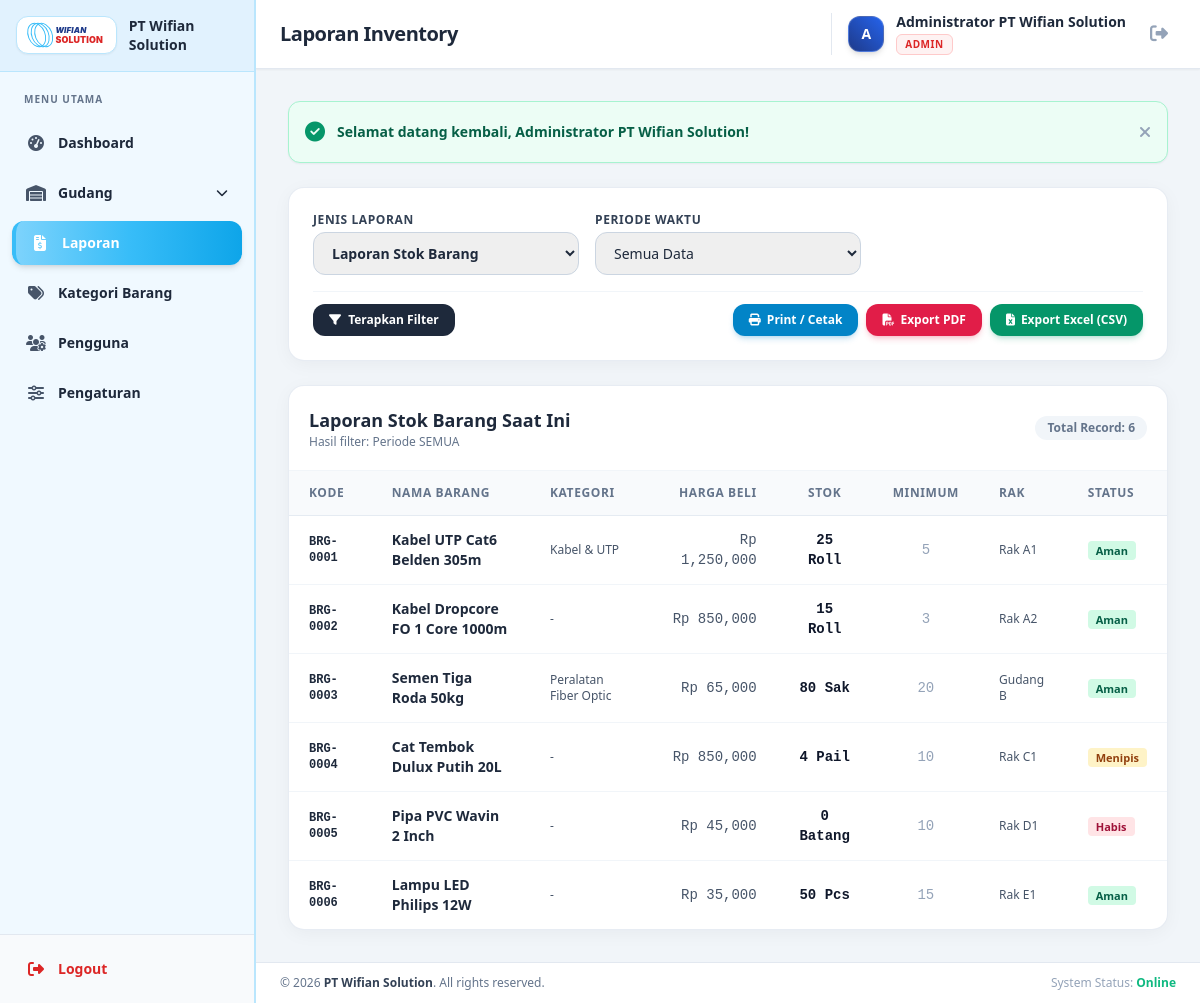
The app's page /pages/laporan.php (signed in) with its own data.
### tables this page shows
CREATE TABLE `settings` (
  `id` INT AUTO_INCREMENT PRIMARY KEY,
  `nama_toko` VARCHAR(150) NOT NULL,
  `logo` VARCHAR(255) DEFAULT NULL,
  `alamat` TEXT DEFAULT NULL,
  `telepon` VARCHAR(50) DEFAULT NULL,
  `email` VARCHAR(100) DEFAULT NULL
);

CREATE TABLE `products` (
  `id` INT AUTO_INCREMENT PRIMARY KEY,
  `kode_barang` VARCHAR(50) NOT NULL UNIQUE,
  `nama_barang` VARCHAR(150) NOT NULL,
  `kategori_id` INT DEFAULT NULL,
  `satuan` VARCHAR(30) NOT NULL,
  `harga_beli` DECIMAL(15,2) NOT NULL DEFAULT 0.00,
  `harga_jual` DECIMAL(15,2) NOT NULL DEFAULT 0.00,
  `stok` INT NOT NULL DEFAULT 0,
  `stok_minimum` INT NOT NULL DEFAULT 5,
  `lokasi_rak` VARCHAR(50) DEFAULT NULL,
  `deskripsi` TEXT DEFAULT NULL,
  `created_at` DATETIME DEFAULT CURRENT_TIMESTAMP,
  CONSTRAINT `fk_products_category` FOREIGN KEY (`kategori_id`) REFERENCES `categories` (`id`) ON DELETE SET NULL ON UPDATE CASCADE
);

CREATE TABLE `categories` (
  `id` INT AUTO_INCREMENT PRIMARY KEY,
  `nama_kategori` VARCHAR(100) NOT NULL UNIQUE,
  `created_at` DATETIME DEFAULT CURRENT_TIMESTAMP
);

### includes/auth.php (called while the page is built, shortened)
<?php
function e($str) {
    return htmlspecialchars($str ?? '', ENT_QUOTES, 'UTF-8');
}
function getStoreSettings() {
    static $settings = null;
    if ($settings === null) {
        try {
            $pdo = getDBConnection();
            $stmt = $pdo->query("SELECT * FROM settings WHERE id = 1 LIMIT 1");
            $settings = $stmt->fetch();
        } catch (Exception $e) {
            $settings = [
                'nama_toko' => 'PT Wifian Solution',
                'logo' => '',
                'alamat' => '',
                'telepon' => '',
                'email' => ''
            ];
        }
    }
    return $settings;
}

### pages/laporan.php (the view, shortened to what this page needs)
<?php
require_once __DIR__ . '/../includes/header.php';
$pdo = getDBConnection();
$settings = getStoreSettings();
$jenis = $_GET['jenis'] ?? 'stok';
$periode = $_GET['periode'] ?? 'semua';
$tgl_mulai = $_GET['tgl_mulai'] ?? date('Y-m-01');
$tgl_selesai = $_GET['tgl_selesai'] ?? date('Y-m-d');
$reportData = [];
$reportTitle = 'Laporan Stok Barang';
if ($jenis === 'stok') {
    $reportTitle = 'Laporan Stok Barang Saat Ini';
    $reportData = $pdo->query("
        SELECT p.*, c.nama_kategori
        FROM products p
        LEFT JOIN categories c ON p.kategori_id = c.id
        ORDER BY p.kode_barang ASC
    ")->fetchAll();
}
?>
<div class="no-print bg-white p-6 rounded-2xl border border-slate-200/80 shadow-subtle mb-6">
    <form action="laporan.php" method="GET" class="space-y-4">
        <div class="grid grid-cols-1 sm:grid-cols-2 lg:grid-cols-3 gap-4">
            <div>
                <label class="block text-xs font-semibold text-slate-700 uppercase tracking-wider mb-1">Jenis Laporan</label>
                <select name="jenis" onchange="this.form.submit()" class="w-full px-3.5 py-2.5 rounded-xl border border-slate-300 focus:ring-2 focus:ring-sky-500 text-sm font-semibold text-slate-800">
                    <option value="stok" <?= $jenis === 'stok' ? 'selected' : '' ?>>Laporan Stok Barang</option>
                </select>
            </div>
            <div>
                <label class="block text-xs font-semibold text-slate-700 uppercase tracking-wider mb-1">Periode Waktu</label>
                <select name="periode" onchange="toggleDateInputs(this.value); this.form.submit()" class="w-full px-3.5 py-2.5 rounded-xl border border-slate-300 focus:ring-2 focus:ring-sky-500 text-sm">
                    <option value="semua" <?= $periode === 'semua' ? 'selected' : '' ?>>Semua Data</option>
                </select>
            </div>
        </div>
        <div class="flex flex-wrap items-center justify-between gap-3 pt-3 border-t border-slate-100">
            <button type="submit" class="px-4 py-2 rounded-xl bg-slate-800 text-white text-xs font-semibold hover:bg-slate-900 transition-colors">
                <i class="fa-solid fa-filter mr-1"></i> Terapkan Filter
            </button>
            <div class="flex items-center gap-2">
                <button type="button" onclick="triggerPrint()" class="px-4 py-2 rounded-xl bg-sky-600 hover:bg-sky-700 text-white text-xs font-bold shadow-md shadow-sky-600/20 transition-all flex items-center gap-1.5">
                    <i class="fa-solid fa-print"></i>
                    <span>Print / Cetak</span>
                </button>
                <button type="button" onclick="triggerPrint()" class="px-4 py-2 rounded-xl bg-rose-600 hover:bg-rose-700 text-white text-xs font-bold shadow-md shadow-rose-600/20 transition-all flex items-center gap-1.5">
                    <i class="fa-solid fa-file-pdf"></i>
                    <span>Export PDF</span>
                </button>
                <a href="../actions/export_action.php?jenis=<?= e($jenis) ?>&periode=<?= e($periode) ?>&tgl_mulai=<?= e($tgl_mulai) ?>&tgl_selesai=<?= e($tgl_selesai) ?>" class="px-4 py-2 rounded-xl bg-emerald-600 hover:bg-emerald-700 text-white text-xs font-bold shadow-md shadow-emerald-600/20 transition-all flex items-center gap-1.5">
                    <i class="fa-solid fa-file-excel"></i>
                    <span>Export Excel (CSV)</span>
                </a>
            </div>
        </div>
    </form>
</div>
<div class="bg-white rounded-2xl border border-slate-200/80 shadow-subtle overflow-hidden">
    <div class="p-5 border-b border-slate-100 flex items-center justify-between">
        <div>
            <h3 class="text-lg font-bold text-slate-800"><?= e($reportTitle) ?></h3>
            <p class="text-xs text-slate-500">Hasil filter: Periode <?= e(strtoupper($periode)) ?></p>
        </div>
        <span class="text-xs font-bold text-slate-500 bg-slate-100 px-3 py-1 rounded-full">
            Total Record: <?= count($reportData) ?>
        </span>
    </div>
    <div class="overflow-x-auto">
        <?php if ($jenis === 'stok' || $jenis === 'menipis'): ?>
            <table class="w-full text-left text-sm text-slate-600">
                <thead class="bg-slate-50 text-xs uppercase tracking-wider text-slate-500 font-semibold border-b border-slate-200/80">
                    <tr>
                        <th class="px-5 py-3.5">Kode</th>
                        <th class="px-5 py-3.5">Nama Barang</th>
                        <th class="px-5 py-3.5">Kategori</th>
                        <th class="px-5 py-3.5 text-right">Harga Beli</th>
                        <th class="px-5 py-3.5 text-center">Stok</th>
                        <th class="px-5 py-3.5 text-center">Minimum</th>
                        <th class="px-5 py-3.5">Rak</th>
                        <th class="px-5 py-3.5">Status</th>
                    </tr>
                </thead>
                <tbody class="divide-y divide-slate-100">
                    <?php if (empty($reportData)): ?>
                        <tr><td colspan="8" class="px-5 py-8 text-center text-slate-400">Tidak ada data ditemukan.</td></tr>
                    <?php else: ?>
                        <?php foreach ($reportData as $row): ?>
                            <tr class="hover:bg-slate-50/80 transition-colors">
                                <td class="px-5 py-3.5 font-mono text-xs font-bold text-slate-800"><?= e($row['kode_barang']) ?></td>
                                <td class="px-5 py-3.5 font-semibold text-slate-800"><?= e($row['nama_barang']) ?></td>
                                <td class="px-5 py-3.5 text-xs text-slate-600"><?= e($row['nama_kategori'] ?: '-') ?></td>
                                <td class="px-5 py-3.5 text-right font-mono">Rp <?= number_format($row['harga_beli']) ?></td>
                                <td class="px-5 py-3.5 text-center font-mono font-bold text-slate-900"><?= number_format($row['stok']) ?> <?= e($row['satuan']) ?></td>
                                <td class="px-5 py-3.5 text-center font-mono text-slate-400"><?= number_format($row['stok_minimum']) ?></td>
                                <td class="px-5 py-3.5 text-xs"><?= e($row['lokasi_rak'] ?: '-') ?></td>
                                <td class="px-5 py-3.5">
                                    <?php if ($row['stok'] == 0): ?>
                                        <span class="px-2 py-0.5 rounded text-[11px] font-bold bg-rose-100 text-rose-800">Habis</span>
                                    <?php elseif ($row['stok'] <= $row['stok_minimum']): ?>
                                        <span class="px-2 py-0.5 rounded text-[11px] font-bold bg-amber-100 text-amber-800">Menipis</span>
                                    <?php else: ?>
                                        <span class="px-2 py-0.5 rounded text-[11px] font-bold bg-emerald-100 text-emerald-800">Aman</span>
                                    <?php endif; ?>
                                </td>
                            </tr>
                        <?php endforeach; ?>
                    <?php endif; ?>
                </tbody>
            </table>
        <?php endif; ?>
    </div>
</div>
<?php include __DIR__ . '/../includes/footer.php'; ?>

### includes/sidebar.php (shortened to what this page needs)
<?php
$currentPage = basename($_SERVER['PHP_SELF']);
$userRole    = $_SESSION['role'] ?? 'Admin';
$settings    = getStoreSettings();
$stokRusakItems = [
    ['key' => 'jenis_barang.php',  'label' => 'Jenis Barang',  'icon' => 'fa-boxes-stacked'],
    ['key' => 'riwayat_masuk.php', 'label' => 'Riwayat Masuk', 'icon' => 'fa-right-to-bracket'],
    ['key' => 'riwayat_keluar.php','label' => 'Riwayat Keluar','icon' => 'fa-right-from-bracket'],
];
$isStokRusakActive = in_array($currentPage, array_column($stokRusakItems, 'key'));
$gudangSubItems = [
    ['key' => 'produk.php', 'label' => 'Produk', 'icon' => 'fa-boxes-stacked', 'roles' => ['Admin', 'Warehouse']],
    ['key' => 'barang_masuk.php', 'label' => 'Barang Masuk', 'icon' => 'fa-download', 'roles' => ['Admin', 'NOC']],
    ['key' => 'barang_keluar.php', 'label' => 'Barang Keluar', 'icon' => 'fa-upload', 'roles' => ['Admin', 'NOC']],
    ['key' => 'stok_opname.php', 'label' => 'Stok Opname', 'icon' => 'fa-clipboard-check', 'roles' => ['Admin', 'User']],
];
$allowedGudangItems = array_filter($gudangSubItems, function($item) use ($userRole) {
    return in_array($userRole, $item['roles']);
});
$isGudangActive = in_array($currentPage, array_column($gudangSubItems, 'key')) || $isStokRusakActive;
$menuItems = [
    ['key' => 'dashboard.php', 'label' => 'Dashboard', 'icon' => 'fa-gauge-high', 'roles' => ['Admin', 'Warehouse', 'User', 'NOC']],
    ['key' => 'laporan.php', 'label' => 'Laporan', 'icon' => 'fa-file-invoice-dollar', 'roles' => ['Admin', 'Warehouse']],
    ['key' => 'kategori.php', 'label' => 'Kategori Barang', 'icon' => 'fa-tags', 'roles' => ['Admin', 'Warehouse']],
    ['key' => 'pengguna.php', 'label' => 'Pengguna', 'icon' => 'fa-users-gear', 'roles' => ['Admin']],
    ['key' => 'pengaturan.php', 'label' => 'Pengaturan', 'icon' => 'fa-sliders', 'roles' => ['Admin']],
];
?>
<aside id="sidebar" class="w-64 bg-sky-50 text-slate-900 flex flex-col fixed lg:static inset-y-0 left-0 z-50 transform -translate-x-full lg:translate-x-0 transition-transform duration-300 ease-in-out shadow-lg lg:shadow-none border-r-2 border-sky-200">
    <div class="p-4 border-b border-sky-200 flex items-center gap-3 bg-sky-100/90">
        <div class="bg-white px-2 py-1 rounded-xl shadow-sm flex-shrink-0 border border-sky-200">
            <img src="../assets/images/logo.svg" alt="Logo PT Wifian Solution" class="h-7 w-auto mx-auto">
        </div>
        <div class="flex-1 min-w-0">
            <h1 class="text-sm font-extrabold text-slate-800 leading-snug break-words">
                <?= e($settings['nama_toko']) ?>
            </h1>
        </div>
    </div>
    <nav class="flex-1 px-3 py-5 space-y-1.5 overflow-y-auto">
        <div class="px-3 pb-2 text-[10px] font-black text-slate-500 uppercase tracking-widest">Menu Utama</div>
        <?php foreach ($menuItems as $item): ?>
            <?php if ($item['key'] === 'laporan.php' && (!empty($allowedGudangItems) || $isStokRusakActive)): ?>
                <div x-data="{ openGudang: <?= $isGudangActive ? 'true' : 'false' ?>, openRusak: <?= $isStokRusakActive ? 'true' : 'false' ?> }" class="space-y-1">
                    <button type="button" @click="openGudang = !openGudang"
                            class="w-full flex items-center justify-between px-3.5 py-2.5 rounded-xl text-sm font-semibold transition-all duration-300 group <?= $isGudangActive ? 'bg-sky-200/70 text-sky-900 font-extrabold' : 'text-slate-800 hover:bg-sky-100/60' ?>">
                        <div class="flex items-center gap-3">
                            <i class="fa-solid fa-warehouse w-5 text-center text-base <?= $isGudangActive ? 'text-sky-700' : 'text-slate-600 group-hover:text-sky-600' ?>"></i>
                            <span>Gudang</span>
                        </div>
                        <i class="fa-solid fa-chevron-down text-xs transition-transform duration-300" :class="openGudang ? 'rotate-180' : 'rotate-0'"></i>
                    </button>
                </div>
            <?php endif; ?>
            <?php if (in_array($userRole, $item['roles'])): ?>
                <?php $isActive = ($currentPage === $item['key']); ?>
                <a href="<?= $item['key'] ?>" class="flex items-center gap-3 px-3.5 py-2.5 rounded-xl text-sm font-semibold transition-all duration-200 group relative <?= $isActive ? 'bg-gradient-to-r from-sky-300 via-sky-400 to-sky-500 text-white font-extrabold shadow-md border-l-4 border-sky-400' : 'text-slate-800 hover:text-slate-900 hover:bg-sky-100/60' ?>">
                    <i class="fa-solid <?= $item['icon'] ?> w-5 text-center text-base <?= $isActive ? 'text-white' : 'text-slate-600 group-hover:text-sky-500' ?>"></i>
                    <span><?= e($item['label']) ?></span>
                </a>
            <?php endif; ?>
        <?php endforeach; ?>
    </nav>
    <div class="p-3 border-t border-slate-200 bg-slate-50">
        <a href="../logout.php" onclick="return confirm('Apakah Anda yakin ingin keluar?');" class="flex items-center gap-3 px-3.5 py-2.5 rounded-xl text-sm font-bold text-red-600 hover:bg-red-100 hover:text-red-700 transition-colors">
            <i class="fa-solid fa-right-from-bracket w-5 text-center text-base"></i>
            <span>Logout</span>
        </a>
    </div>
</aside>

### includes/footer.php (shortened to what this page needs)
<?php
$settings = getStoreSettings();
?>
        </main>
        <footer class="no-print bg-white border-t border-slate-200 py-3 px-6 text-center sm:text-left text-xs text-slate-500 flex flex-col sm:flex-row justify-between items-center gap-2">
            <div>
                &copy; <?= date('Y') ?> <strong class="text-slate-700"><?= e($settings['nama_toko']) ?></strong>. All rights reserved.
            </div>
            <div class="flex items-center gap-4 text-slate-400">
                <span>System Status: <span class="text-emerald-500 font-semibold">Online</span></span>
            </div>
        </footer>
    </div>
</div>
</body>
</html>

### records on screen
settings: nama_toko "PT Wifian Solution"
products: kode_barang "BRG-0001", nama_barang "Kabel UTP Cat6 Belden 305m", kategori.nama_kategori "Kabel & UTP", harga_beli "1,250,000", stok "25", satuan "Roll", stok_minimum "5", lokasi_rak "Rak A1", shows "Aman"
products: kode_barang "BRG-0002", nama_barang "Kabel Dropcore FO 1 Core 1000m", nama_kategori "-", harga_beli "850,000", stok "15", satuan "Roll", stok_minimum "3", lokasi_rak "Rak A2", shows "Aman"
products: kode_barang "BRG-0003", nama_barang "Semen Tiga Roda 50kg", kategori.nama_kategori "Peralatan Fiber Optic", harga_beli "65,000", stok "80", satuan "Sak", stok_minimum "20", lokasi_rak "Gudang B", shows "Aman"
products: kode_barang "BRG-0004", nama_barang "Cat Tembok Dulux Putih 20L", nama_kategori "-", harga_beli "850,000", stok "4", satuan "Pail", stok_minimum "10", lokasi_rak "Rak C1", shows "Menipis"
products: kode_barang "BRG-0005", nama_barang "Pipa PVC Wavin 2 Inch", nama_kategori "-", harga_beli "45,000", stok "0", satuan "Batang", stok_minimum "10", lokasi_rak "Rak D1", shows "Habis"
products: kode_barang "BRG-0006", nama_barang "Lampu LED Philips 12W", nama_kategori "-", harga_beli "35,000", stok "50", satuan "Pcs", stok_minimum "15", lokasi_rak "Rak E1", shows "Aman"

### other values on screen
$item['label'] "Dashboard"
$item['label'] "Laporan"
$item['label'] "Kategori Barang"
$item['label'] "Pengguna"
$item['label'] "Pengaturan"
$pageTitle "Laporan Inventory"
substr($currentUser, 0, 1) "A"
$currentUser "Administrator PT Wifian Solution"
$currentRole "ADMIN"
$flash['message'] "Selamat datang kembali, Administrator PT Wifian Solution!"
$reportTitle "Laporan Stok Barang Saat Ini"
$periode "SEMUA"
count($reportData) "6"
